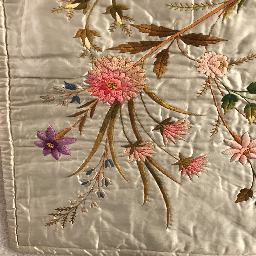
#> input picture CENG466 Image Processing/THE1/THE1_Images/a1.png, 256 x 256 px
$ python the1_solution.py
#> lines starting #> are read from the running program, lines starting #| are printed output that depends on the picture
# CENG466-THE1
# Ali Komurcu 2380699
# Muhammed Haseeb Motan 2398071

import os
import cv2 as cv
import numpy as np
import math
import matplotlib.pyplot as plt
from skimage.transform import rescale, resize, rotate
from skimage.util import img_as_float, img_as_ubyte
from skimage import exposure

INPUT_PATH = "./THE1_Images/"
OUTPUT_PATH = "./Outputs/"


def read_image(img_path, rgb=True):
#> called with img_path = './THE1_Images/a1.png', rgb = True
    img = cv.imread(img_path, int(rgb))
#> img is the input picture: shape (256, 256, 3); mean B, G, R 119.4, 145.9, 168.2
    return img

def write_image(img, output_path, rgb=True):
    cv.imwrite(output_path, img)


# [5 lines left out: function extract_save_histogram, not called in this run]


def rotate_image(img, degree=0, interpolation_type="linear"):
#> called with degree = 45, interpolation_type = 'linear'
    image = img_as_float(img)

    if interpolation_type == "linear":
        return img_as_ubyte(rotate(image, degree, resize=True, order=1))
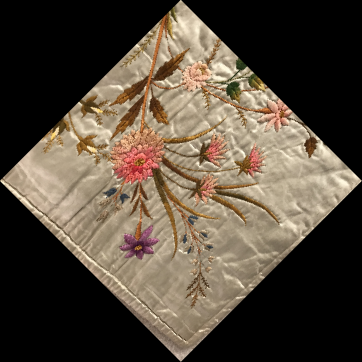
#> returned value: shape (362, 362, 3); mean of channels 0, 1, 2 59.7, 73, 84.1; drawn as B, G, R
    elif interpolation_type == "cubic":
        return img_as_ubyte(rotate(image, degree, resize=True, order=3))

# [104 lines left out: functions rotate_image_our_version, histogram_equalization, adaptive_histogram_equalization, not called in this run]


if __name__ == '__main__':
    if not os.path.exists(OUTPUT_PATH):
        os.makedirs(OUTPUT_PATH)
    # PART1
    img = read_image(INPUT_PATH + "a1.png")
    output = rotate_image(img, 45, "linear")
    write_image(output, OUTPUT_PATH + "a1_45_linear.png")

    img = read_image(INPUT_PATH + "a1.png")
    output = rotate_image(img, 45, "cubic")
    write_image(output, OUTPUT_PATH + "a1_45_cubic.png")

    img = read_image(INPUT_PATH + "a1.png")
    output = rotate_image(img, 90, "linear")
#> call 3 of rotate_image, with degree = 90, interpolation_type = 'linear'
#> in rotate_image (call 3), `return img_as_ubyte(rotate(image, degree, resize=True, order=1))`:
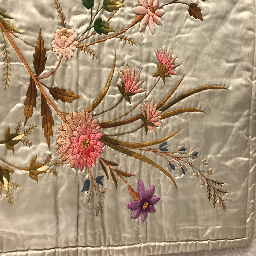
#> returned value: shape (256, 256, 3); mean of channels 0, 1, 2 119.4, 145.9, 168.2; drawn as B, G, R
    write_image(output, OUTPUT_PATH + "a1_90_linear.png")

    img = read_image(INPUT_PATH + "a1.png")
    output = rotate_image(img, 90, "cubic")
    write_image(output, OUTPUT_PATH + "a1_90_cubic.png")

    img = read_image(INPUT_PATH + "a2.png")
#> (the run stopped early here; a loop or call above may not have finished)

$ run again, with CENG483 Computer Vision/CENG483-THE1/dataset/query_1/American_Goldfinch_0010_677790531.jpg saved as CENG466 Image Processing/THE1/THE1_Images/a1.png
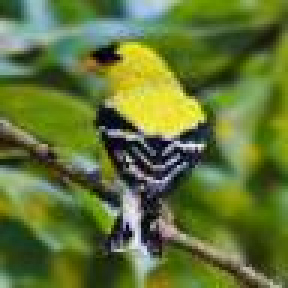
#> input picture CENG483 Computer Vision/CENG483-THE1/dataset/query_1/American_Goldfinch_0010_677790531.jpg, 96 x 96 px (shown 3 times larger)
#> in read_image, img is the input picture: shape (96, 96, 3); mean B, G, R 54.7, 116.9, 98.1
#> in rotate_image, `return img_as_ubyte(rotate(image, degree, resize=True, order=1))`:
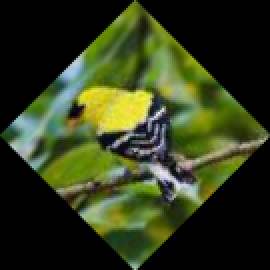
#> returned value: shape (135, 135, 3) (shown 2 times larger); mean of channels 0, 1, 2 27.7, 59.1, 49.6; drawn as B, G, R
#> in rotate_image (call 3), `return img_as_ubyte(rotate(image, degree, resize=True, order=1))`:
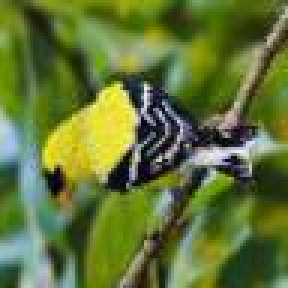
#> returned value: shape (96, 96, 3) (shown 3 times larger); mean of channels 0, 1, 2 54.7, 116.9, 98.1; drawn as B, G, R

$ run again, with CENG483 Computer Vision/CENG483-THE1/dataset/query_1/Bewick_Wren_0004_2131598404.jpg saved as CENG466 Image Processing/THE1/THE1_Images/a1.png
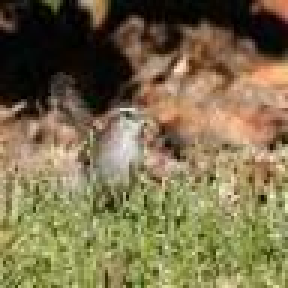
#> input picture CENG483 Computer Vision/CENG483-THE1/dataset/query_1/Bewick_Wren_0004_2131598404.jpg, 96 x 96 px (shown 3 times larger)
#> in read_image, img is the input picture: shape (96, 96, 3); mean B, G, R 76.3, 111, 123.3
#> in rotate_image, `return img_as_ubyte(rotate(image, degree, resize=True, order=1))`:
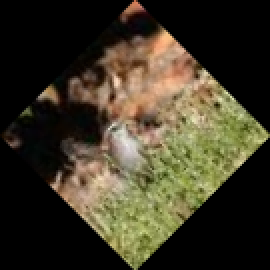
#> returned value: shape (135, 135, 3) (shown 2 times larger); mean of channels 0, 1, 2 38.6, 56.1, 62.3; drawn as B, G, R
#> in rotate_image (call 3), `return img_as_ubyte(rotate(image, degree, resize=True, order=1))`:
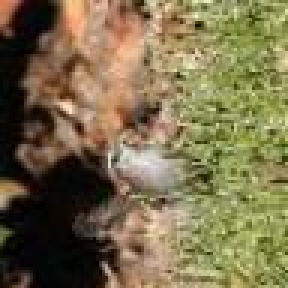
#> returned value: shape (96, 96, 3) (shown 3 times larger); mean of channels 0, 1, 2 76.3, 111, 123.3; drawn as B, G, R
